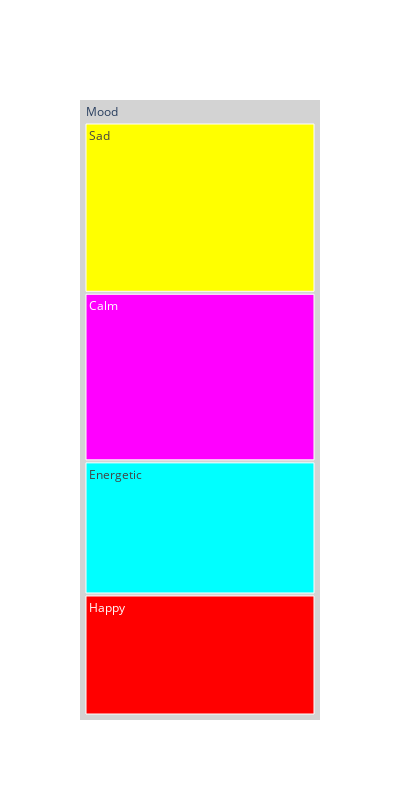

Write notebook code for a chart like this one.
### Code cell
#Treemap mit manueller Werte-Übergabe, also nicht über den Datensatz
import plotly.graph_objects as go

fig = go.Figure(go.Treemap(
    labels = ["Happy", "Sad", "Energetic", "Calm"],
    values = [140, 197, 154, 195],
    parents = ["Mood", "Mood", "Mood", "Mood"],
    marker_colors = ["red", "yellow", "aqua", "fuchsia"],
    root_color="lightgrey"))

fig.update_layout(width=400, height = 800)
fig.show()

### Figure 1 — Plotly figure (JSON) as saved in the notebook; plotly's stock layout.template omitted (floating-point values rounded to 4 significant figures)
{"data": [{"labels": ["Happy", "Sad", "Energetic", "Calm"], "marker": {"colors": ["red", "yellow", "aqua", "fuchsia"]}, "parents": ["Mood", "Mood", "Mood", "Mood"], "root": {"color": "lightgrey"}, "type": "treemap", "values": [140, 197, 154, 195]}], "layout": {"height": 800, "width": 400}}
